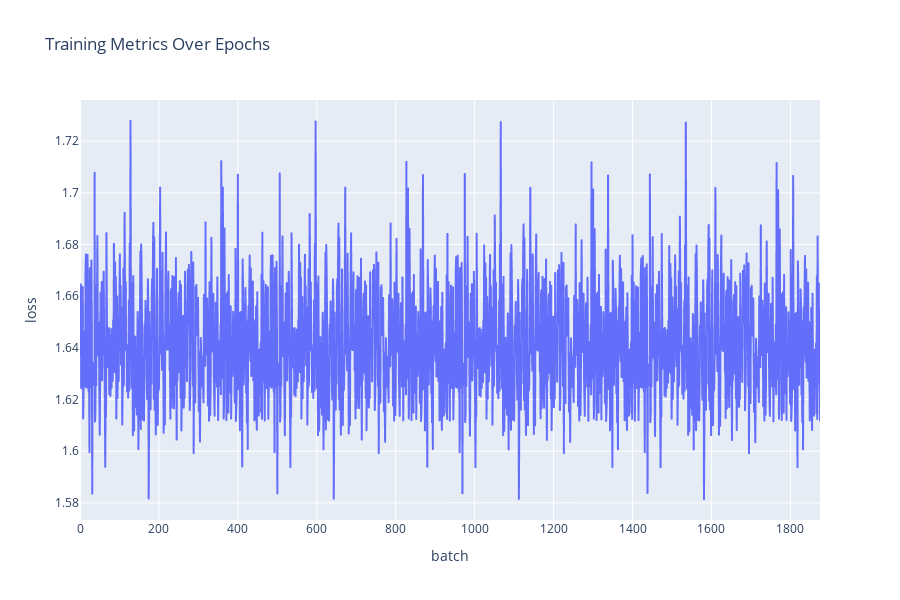

Notebook cell for this chart:
### Markdown cell above
## Training

### Code cell
NB_EPOCHS = 4
LEARNING_RATE = 1e-7
BATCH_SIZE = 128

stats = {
    "losses": [],
    "accuracies": [],
}

# Randomize the dataset and labels
indices = np.random.permutation(train_dataset.shape[0])
train_dataset = train_dataset[indices]
train_labels = train_labels[indices]


with Progress() as progress:
    task = progress.add_task("Training", total=NB_EPOCHS * train_dataset.shape[0] // BATCH_SIZE)
    for epoch in range(NB_EPOCHS):
        for i in range(0, train_dataset.shape[0], BATCH_SIZE):
            batch = train_dataset[i:i+BATCH_SIZE]
            labels = train_labels[i:i+BATCH_SIZE]
            activation = forward(batch)
            losses = loss.forward(activation, labels)
            stats["losses"].append(losses.mean())
            stats["accuracies"].append(accuracy(activation, labels))
            progress.update(task, advance=1, description=f"loss: {stats['losses'][-1]:2f}")
            backward(losses, LEARNING_RATE)

# Create a DataFrame from the stats dictionary
stats = pd.DataFrame({
    "batch": list(range(len(stats["losses"]))),
    "loss": stats["losses"],
    "accuracy": stats["accuracies"]
})

# Create the line plot with facets and different y-axes for loss and accuracy
fig = px.line(
    stats,
    x="batch",
    y="loss",
    title="Training Metrics Over Epochs",
    height=600
)
fig.update_yaxes(matches=None)  # Allow different y-axes scales
fig.show()

### Figure 1 — Plotly figure (JSON) as saved in the notebook; plotly's stock layout.template omitted (floating-point values rounded to 4 significant figures; data arrays with more than 128 entries replaced by an {"elided": "..."} marker saying what was removed)
{"data": [{"hovertemplate": "batch=%{x}<br>loss=%{y}<extra></extra>", "legendgroup": "", "line": {"color": "#636efa", "dash": "solid"}, "marker": {"symbol": "circle"}, "mode": "lines", "name": "", "showlegend": false, "type": "scattergl", "x": {"elided": "1876 int values"}, "xaxis": "x", "y": {"elided": "1876 float values"}, "yaxis": "y"}], "layout": {"height": 600, "legend": {"tracegroupgap": 0}, "title": {"text": "Training Metrics Over Epochs"}, "xaxis": {"anchor": "y", "domain": [0, 1], "title": {"text": "batch"}}, "yaxis": {"anchor": "x", "domain": [0, 1], "title": {"text": "loss"}}}}
